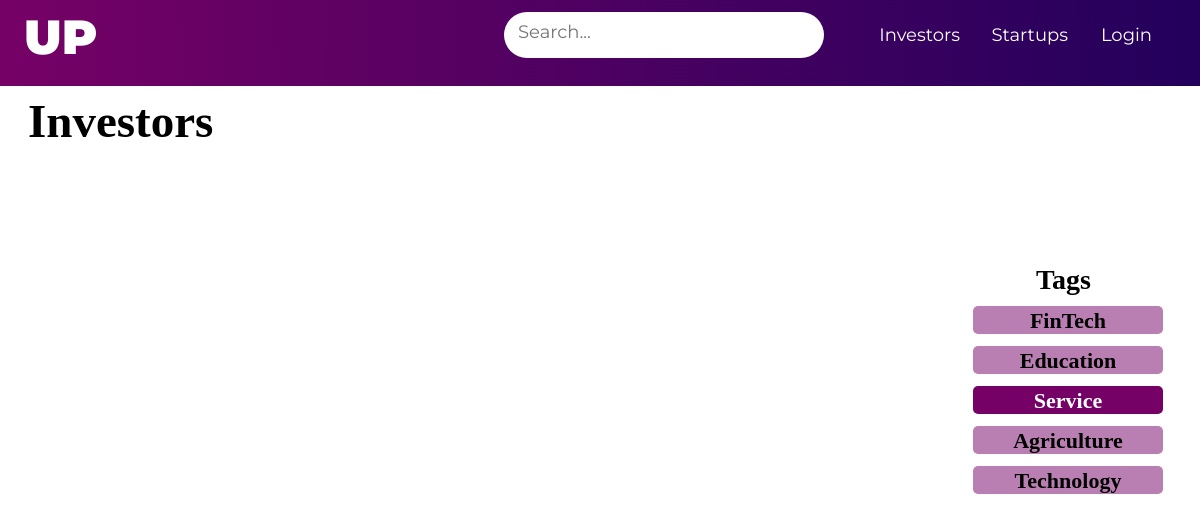
Page /service on the earlier database version.
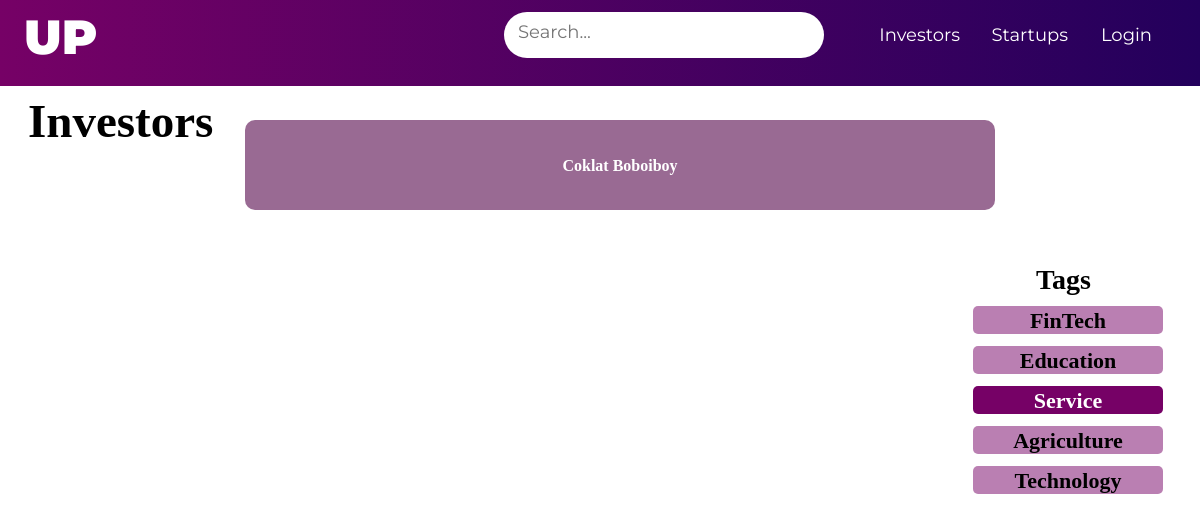
Same page on the later database version.
### models.py (models this page shows)
class Investor(db.Model):
    id = db.Column(db.Integer, primary_key=True)
    email = db.Column(db.String(100))
    forename = db.Column(db.String(100))
    surname = db.Column(db.String(100))
    company = db.Column(db.String(100))
    phone = db.Column(db.String(100))
    gender = db.Column(db.String(20))
    category = db.Column(db.String(200))
    budget = db.Column(db.Integer)
    startuplocation = db.Column(db.String(100))
    numberofpeople = db.Column(db.Integer)
    stage = db.Column(db.String(50))
    returntype = db.Column(db.String(200))

### __init__.py (the view)
    @app.route("/service")
    def service():
        return render_template('service.html',data=Investor.query.filter_by(category='Service'))

### templates/service.html (shortened to what this page needs)
{%extends 'navbar.html'%}
{%block layout%}
<head>
    <link rel="stylesheet" href="../static/main.css">
</head>
<body>
    <h1 class="logo">Investors</h1>
    <h2 class="tags">Tags</h2>
    <div class="category">
        <button class="fintech"><a href="{{url_for('fintech')}}">FinTech</a></button>
        <button class="education"><a href="{{url_for('education')}}">Education</a></button>
        <button class="service1"><a href="{{url_for('service')}}">Service</a></button>
        <button class="agriculture"><a href="{{url_for('agriculture')}}">Agriculture</a></button>
        <button class="technology"><a href="{{url_for('technology')}}">Technology</a></button>
    </div>
    <div class='isi'>
        <div class='list'>
            <ul>
                {% for item in data %}
                <li><a href='#'>{{item.company}}</a></li>
                {%endfor%}
            </ul>
        </div>
    </div>
</body>
{%endblock layout%}

Differences in the rows shown:
added Investor: company "Coklat Boboiboy"
